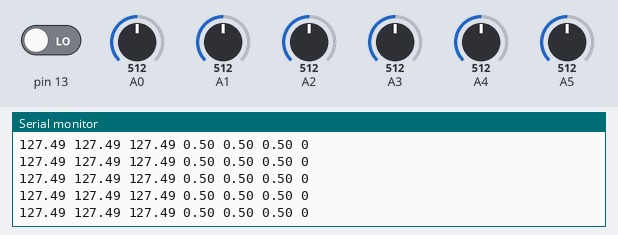
Bench run of a sketch on a simulated Arduino Uno, built with avr-gcc and run on an emulated ATmega328P. Parts: the last lines printed to the serial monitor. The test bench sets the inputs (shaded band); at power-on: A0 = 512, pin 13 LOW, A1 = 512, A2 = 512, A3 = 512, A4 = 512, A5 = 512.

Above: at 1.2 s.
1.3 s: A0 set to 44
At 1.34 s:
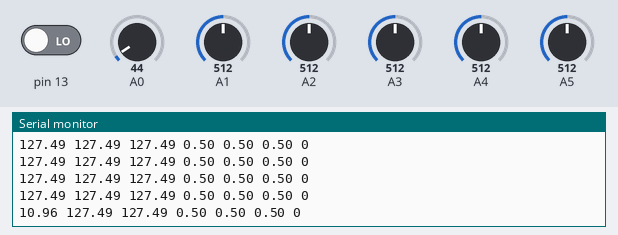
4.3 s: A0 set to 38
At 4.3 s:
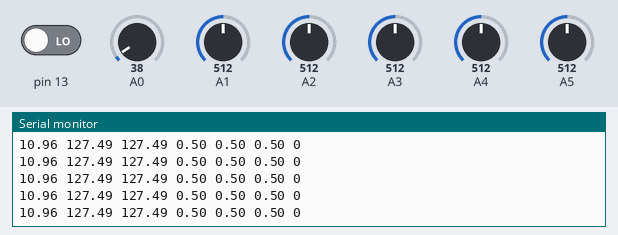
Timing chart, 0 to 7.3 s (numbered marks = the images above; inputs shaded):
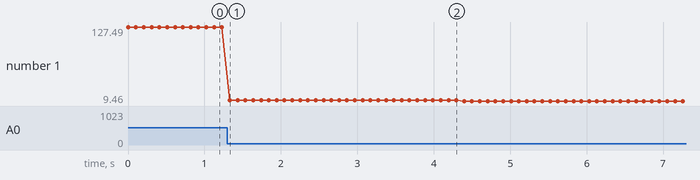

The sketch:

Arduino_link.ino
```cpp
float val1;
float val2;
float val3;
float val4;
float val6;
float val7;
int val5;


void setup() {
  Serial.begin(9600);

  pinMode(13, INPUT);

}

void loop() {

  val1 = analogRead(0);
  val1 = val1 * 0.249;

  val2 = analogRead(1);
  val2 = val2 * 0.249;

  val3 = analogRead(5);
  val3 = val3 * 0.249;

  val4 = analogRead(3);
  val4 = val4 / 1023;

  val6 = analogRead(2);
  val6 = val6 / 1023;

  val7 = analogRead(4);
  val7 = val7 / 1023;


  val5 = digitalRead(13);

  val5 = val5;

  String message = String(val1) + " " + String(val2) + " " + String(val3) + " " + String(val4)  + " " + String(val6) + " " + String(val7) + " " + String(val5);


  boolean etatBouton = digitalRead(val5);


  Serial.println(message);

  delay(100);

}
```

Measured:
- after the input at 1.3 s, the serial monitor: prints a new line at once (image 1)
- plotted number 1: 127.49 → 10.96 after the input at 1.3 s, 10.96 → 9.46 after the input at 4.3 s
